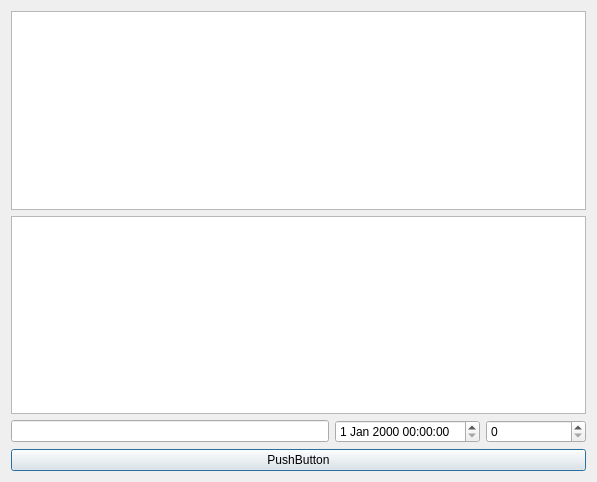
<?xml version="1.0" encoding="UTF-8"?>
<ui version="4.0">
 <class>Dialog</class>
 <widget class="QDialog" name="Dialog">
  <property name="geometry">
   <rect>
    <x>0</x>
    <y>0</y>
    <width>597</width>
    <height>482</height>
   </rect>
  </property>
  <property name="windowTitle">
   <string>Dialog</string>
  </property>
  <layout class="QVBoxLayout" name="verticalLayout_2">
   <item>
    <widget class="QTableView" name="tableView"/>
   </item>
   <item>
    <widget class="QTableView" name="tableView_2"/>
   </item>
   <item>
    <layout class="QHBoxLayout" name="horizontalLayout">
     <property name="topMargin">
      <number>0</number>
     </property>
     <item>
      <widget class="QLineEdit" name="lineEdit"/>
     </item>
     <item>
      <widget class="QDateTimeEdit" name="dateTimeEdit"/>
     </item>
     <item>
      <widget class="QSpinBox" name="spinBox">
       <property name="minimumSize">
        <size>
         <width>100</width>
         <height>0</height>
        </size>
       </property>
      </widget>
     </item>
    </layout>
   </item>
   <item>
    <widget class="QPushButton" name="pushButton">
     <property name="text">
      <string>PushButton</string>
     </property>
    </widget>
   </item>
  </layout>
 </widget>
 <resources/>
 <connections/>
</ui>
